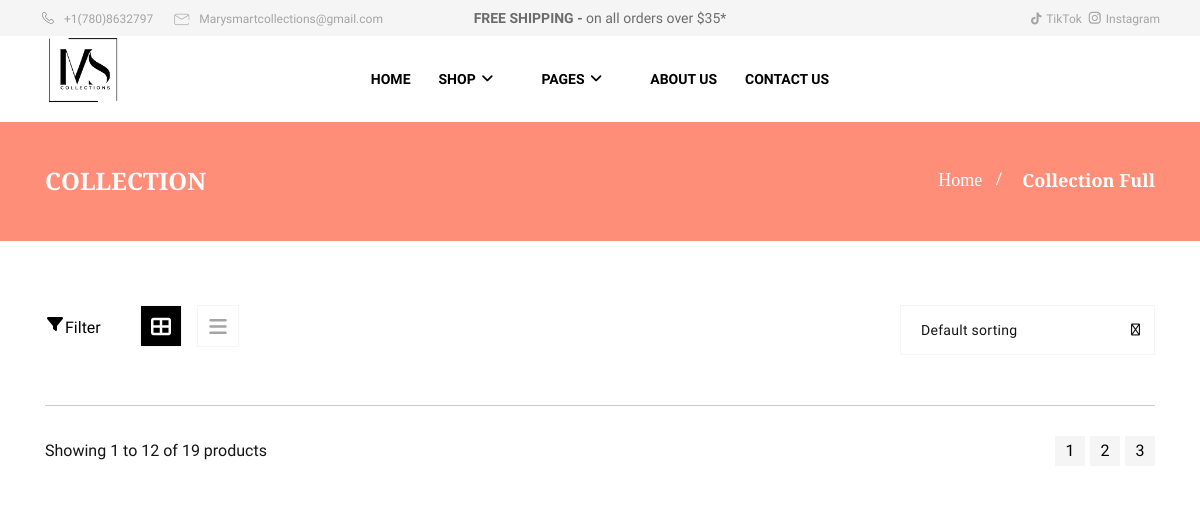
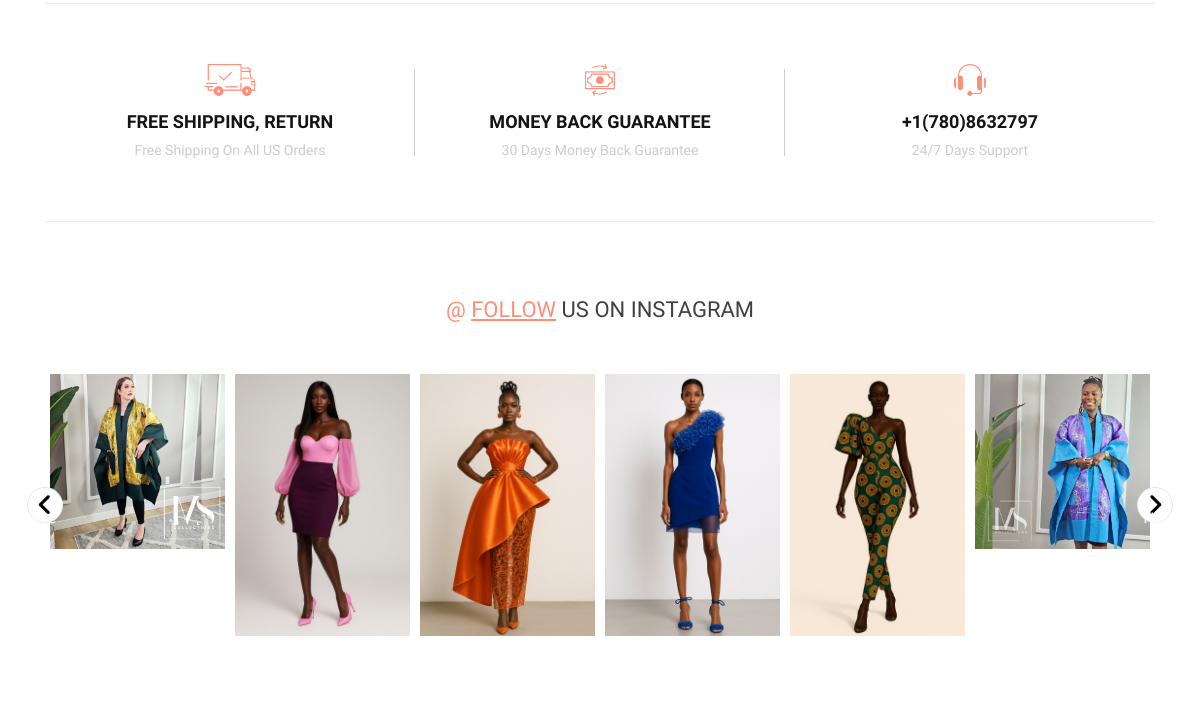
Before: /collection-full/ (upper part) with the older database file (2 pictures, top to bottom).
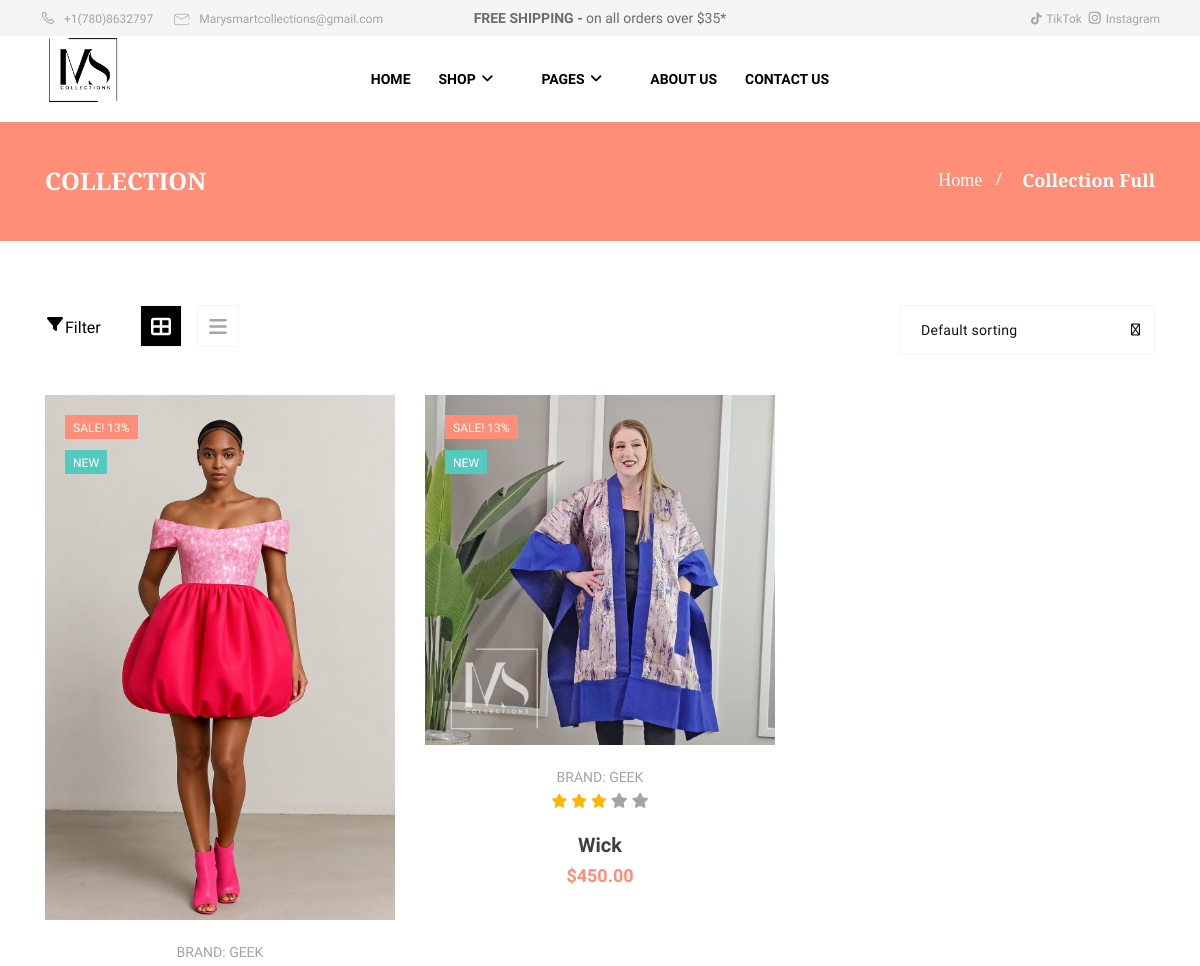
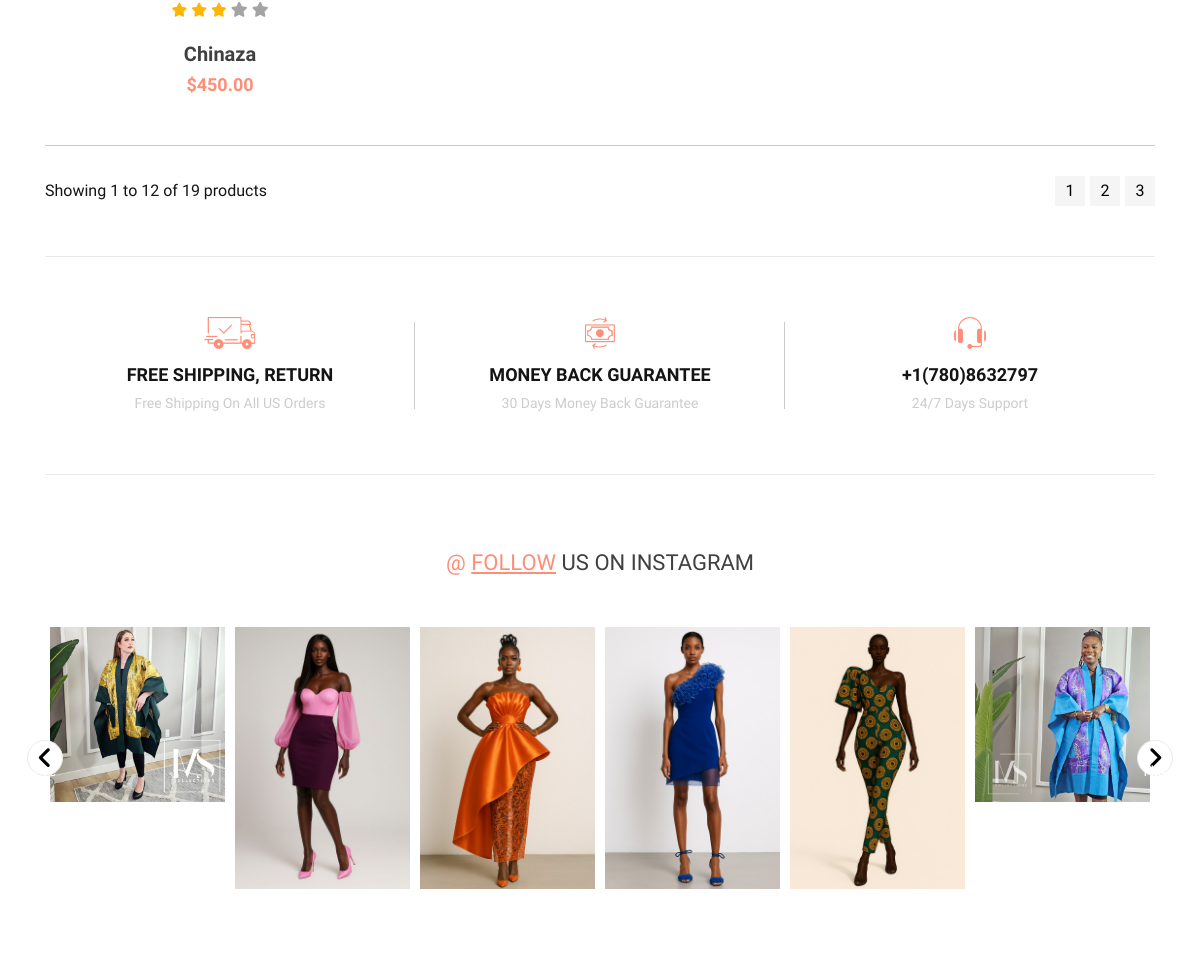
After: the same page with the newer database file (2 pictures, top to bottom).
### Ecommerce/models.py (models this page shows, shortened)
class Product(models.Model):
    category = models.ForeignKey(Category,
                                 related_name='products',
                                 on_delete=models.CASCADE)
    name = models.CharField(max_length=10)
    slug = models.SlugField(max_length=10)
    image = models.ImageField(upload_to='category_image//%Y/%m/%d',
                              blank=True)
    image1 = models.ImageField(upload_to='category_image//%Y/%m/%d',
                              blank=True)
    image2 = models.ImageField(upload_to='category_image//%Y/%m/%d',
                              blank=True)
    description = models.TextField(blank=True, max_length=250)
    old_price = CommaSeparatedIntegerField(max_digits=10, decimal_places=0, null=True)
    new_price = models.DecimalField(max_digits=10, decimal_places=0, null=True)
    available = models.BooleanField(default=True)
    created = models.DateTimeField(auto_now_add=True)
    updated = models.DateTimeField(auto_now=True)
    class Meta:
        ordering = ['name']
        indexes = [
            models.Index(fields=['id', 'slug']),
            models.Index(fields=['name']),
            models.Index(fields=['-created']),
        ]
    def get_absolute_url(self):
        return reverse('Ecommerce:product_detail',
            args=[self.id, self.slug])

### Ecommerce/views.py (the view)
# urls.py: path('collection-full/', views.collection_full, name='collection-full'),
def collection_full(request,category_slug=None):
    category = None
    categories = Category.objects.all()
    products = Product.objects.filter(available=True)
    if category_slug:
        category = get_object_or_404(Category,
                                     slug=category_slug)
        products = products.filter(category=category)
    context = {
        'category' : category,
        'categories': categories,
        'products': products,
        }
    return render(request, 'collection-full.html', context)

### templates/collection-full.html (shortened to what this page needs)
{% load static %}
<!DOCTYPE html>
<html lang="zxx">
<head>
    <link rel="stylesheet" href="{% static 'assets/css/vendor.css' %}">
    <link rel="stylesheet" href="{% static 'assets/css/style.css' %}">
    <link rel="stylesheet" href="{% static 'assets/css/responsive.css' %}">
    <link rel="stylesheet" href="https://cdnjs.cloudflare.com/ajax/libs/font-awesome/6.5.0/css/all.min.css">
</head>
<body>
    <div class="stoon-navbar">
        <div class="header-top d-none d-sm-block">
            <div class="container-fluid">
                <div class="row align-items-center">
                    <div class="col-lg-4 col-8">
                        <div class="contact">
                            <a href="tel:+(1780)8632797"><i class="icon-call-header"></i> +1(780)8632797</a>
                            <a href="#"><i class="icon-email-subscribe"></i> Marysmartcollections@gmail.com</a>
                        </div>
                    </div>
                    <div class="col-lg-4 d-none d-lg-block">
                        <div class="shipping text-center">
                            <p>FREE SHIPPING - <span>on all orders over $35*</span></p>
                        </div>
                    </div>
                    <div class="col-lg-4 col-4">
                        <div class="social">
                            <ul class="nav-social justify-content-end">
                               <li><a href="https://vm.tiktok.com/ZMSjn3ey1/"><i class="fab fa-tiktok"></i> TikTok</a></li>
                 <li><a href="https://www.instagram.com/reel/DJm-0GYhet-/?utm_source=ig_web_copy_link"><i class="icon-instagram"></i> Instagram</a></li>
                            </ul>
                        </div>
                    </div>
                </div>
            </div>
        </div>
        <nav class="navbar navbar-area navbar-expand-lg nav-style-01">
            <div class="container-fluid nav-container">
                <div class="row">
                    <div class="col-lg-3 col-4 order-1 align-self-center">
                        <div class="logo">
                            <a href="{% url 'Ecommerce:home' %}"><img id="images" src="{% static 'assets/img/logo.png' %}" alt=""></a>
                        </div>
                    </div>
                    <div class="col-lg-6 order-3 order-lg-2">
                        <div class="collapse navbar-collapse" id="shop-menu">
                            <ul class="navbar-nav menu-open">
                                <li class="">
                                    <a href="{% url 'Ecommerce:home' %}">Home </a>
                                </li>
                                <li class="menu-item-has-children">
                                    <a href="#">Shop <i class="fa fa-angle-down"></i></a>
                                </li>
                                <li class="menu-item-has-children">
                                    <a href="#">Pages <i class="fa fa-angle-down"></i></a>
                                </li>
                                <li><a href="{% url 'Ecommerce:about' %}">About Us</a></li>
                                <li><a href="{% url 'Ecommerce:contact' %}">Contact us</a></li>
                            </ul>
                        </div>
                    </div>
                    <div class="col-lg-3 col-8 justify-content-end d-flex order-2 order-lg-3">
                    </div>
                </div>
            </div>
        </nav>
    </div>
    <div class="breadcrumb-area">
        <div class="container">
            <div class="row">
                <div class="col-md-12">
                    <div class="breadcrumb-inner d-flex justify-content-between">
                        <h2 class="page-title">Collection</h2>
                        <ul class="page-list">
                            <li><a href="{% url 'Ecommerce:home' %}">Home</a></li>
                            <li><a href="{% url 'Ecommerce:collection-full' %}">Collection Full</a></li>
                        </ul>
                    </div>
                </div>
            </div>
        </div>
    </div>
    <div class="collection-area">
        <div class="container">
            <div class="row">
                <div class="col-md-12">
                    <div class="filter">
                        <ul class="filter-main-nav">
                            <li class="filter-level-link">
                                <a class="mega-menu d-flex"><i class="fa fa-filter"></i><span>Filter</span></a>
                            </li>
                        </ul>
                    </div>
                </div>
                <div class="col-md-8 col-5 offset-md-1">
                    <ul class="nav nav-pills shop-tab">
                        <li><a data-toggle="pill" href="#one" class="active"><i class="fa fa-th-large"></i></a></li>
                        <li><a data-toggle="pill" href="#two"><i class="fa fa-bars"></i></a></li>
                    </ul>
                </div>
                <div class="col-md-3 col-7">
                    <form action="#">
                        <select class="form-control sort-select">
                            <option>Default sorting</option>
                        </select>
                    </form>
                </div>
            </div>
            <div class="tab-content">
                <div class="tab-pane fade in show active" id="one">
                    <div class="row">
                        {% for product in products %}
                        <div class="col-xl-4 col-lg-6 col-md-6 col-sm-6 col-12">
                            <div class="product-style-03 margin-top-40">
                                <div class="thumb">
                                    <a href="{{ product.get_absolute_url }}"><img src="{% if product.image %}{{ product.image.url }}{% else %}{%
                                        static " img/no_image.png" %}{% endif %}" alt="No image"></a>
                                    <span class="sale">Sale! 13%</span>
                                    <span class="new margin-top-35">New</span>
                                </div>
                                <div class="content text-center">
                                    <span class="brand">Brand: geek</span>
                                    <ul class="justify-content-center margin-bottom-20">
                                        <li><a href="{{ product.get_absolute_url }}"><i class="fa fa-star"></i></a></li>
                                        <li><a href="{{ product.get_absolute_url }}"><i class="fa fa-star"></i></a></li>
                                        <li><a href="{{ product.get_absolute_url }}"><i class="fa fa-star"></i></a></li>
                                        <li><a href="{{ product.get_absolute_url }}"><i class="fa fa-star-o"></i></a></li>
                                        <li><a href="{{ product.get_absolute_url }}"><i class="fa fa-star-o"></i></a></li>
                                    </ul>
                                    <h6 class="title"><a href="{{ product.get_absolute_url }}">{{ product.name }}</a></h6>
                                    <div class="content-price d-flex align-self-center justify-content-center">
                                        <span class="new-price">$450.00</span>
                                    </div>
                                </div>
                            </div>
                        </div>
                        {% endfor %}
                    </div>
                    </div>
            <div class="row">
                <div class="col-md-12">
                    <div class="d-flex justify-content-between pagination">
                        <h6>Showing 1 to 12 of 19 products</h6>
                        <ul>
                            <li><a href="#">1</a></li>
                            <li><a href="#">2</a></li>
                            <li><a href="#">3</a></li>
                        </ul>
                    </div>
                </div>
            </div>
        </div>
    </div>
    <div class="delivery-area padding-top-50">
        <div class="container">
            <div class="row no-gutters">
                <div class="col-lg-4">
                    <div class="single-delivery text-center">
                        <i class="icon-delivery-car"></i>
                        <h6>FREE SHIPPING, RETURN</h6>
                        <p>Free Shipping On All US Orders</p>
                    </div>
                </div>
                <div class="col-lg-4">
                    <div class="single-delivery text-center">
                        <i class="icon-money-back"></i>
                        <h6>MONEY BACK GUARANTEE</h6>
                        <p>30 Days Money Back Guarantee</p>
                    </div>
                </div>
                <div class="col-lg-4">
                    <div class="single-delivery text-center">
                        <i class="icon-phone-support"></i>
                        <h6>+1(780)8632797</h6>
                        <p>24/7 Days Support</p>
                    </div>
                </div>
            </div>
        </div>
    </div>
    <div class="instagram-area margin-top-75">
        <div class="container">
            <div class="row">
                <div class="col-md-12 text-center">
                    <div class="instagram-title margin-bottom-40">
                        <h4> <span>
    @ <a href="https://www.instagram.com/reel/DJm-0GYhet-/?utm_source=ig_web_copy_link" target="_blank">FOLLOW</a>
  </span>
  US ON INSTAGRAM
</h4>
                    </div>
                </div>
            </div>
            <div class="row">
                <div class="col-md-12">
                    <div class="instagram-slider2">
                        <div class="thumb">
                            <img src="{% static 'assets/img/instagram/1.png' %}" alt="">
                        </div>
                        <div class="thumb">
                            <img src="{% static 'assets/img/instagram/2.png' %}" alt="">
                        </div>
                        <div class="thumb">
                            <img src="{% static 'assets/img/instagram/3.png' %}" alt="">
                        </div>
                        <div class="thumb">
                            <img src="{% static 'assets/img/instagram/4.png' %}" alt="">
                        </div>
                        <div class="thumb">
                            <img src="{% static 'assets/img/instagram/5.png' %}" alt="">
                        </div>
                        <div class="thumb">
                            <img src="{% static 'assets/img/instagram/6.png' %}" alt="">
                        </div>
                    </div>
                </div>
            </div>
        </div>
    </div>
</body>
</html>

### staticfiles/assets/css/responsive.css (style rules this page uses)
@media only screen and (min-width: 1200px) and (max-width: 1399px) { .navbar-area .nav-container .navbar-collapse .navbar-nav > li { padding-right: 7px; margin-right: 7px; } }

### templates/collection-full.html (style rules this page uses)
#images { max-width: 30%; position: absolute; filter: grayscale(100%) brightness(0%) contrast(150%); top: -49px; }

Changed rows visible on the page:
added Product: image (picture), name "Chinaza"
added Product: image (picture), name "Wick"
